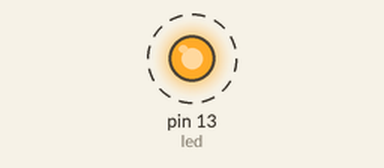
This sketch was run on a simulated Arduino Uno, built with avr-gcc and run on an emulated ATmega328P. Shown: output pins drawn as LEDs (lit = HIGH). Dashed ring = blinking.

Above: at 0.7 s.
Timing chart, 0 to 4.4 s (numbered marks = the images above):
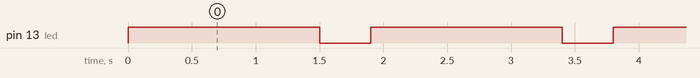

The sketch:

LED_NANO.ino
```cpp
int led = 13;

void setup() {
  pinMode(led,OUTPUT);

}

void loop() {
  digitalWrite(led, HIGH);
  delay(1500);
  digitalWrite(led, LOW);
  delay(400);

}
```

Measured:
- by itself, pin 13 (led): alternates HIGH for 1.5 s and LOW for 0.40 s
